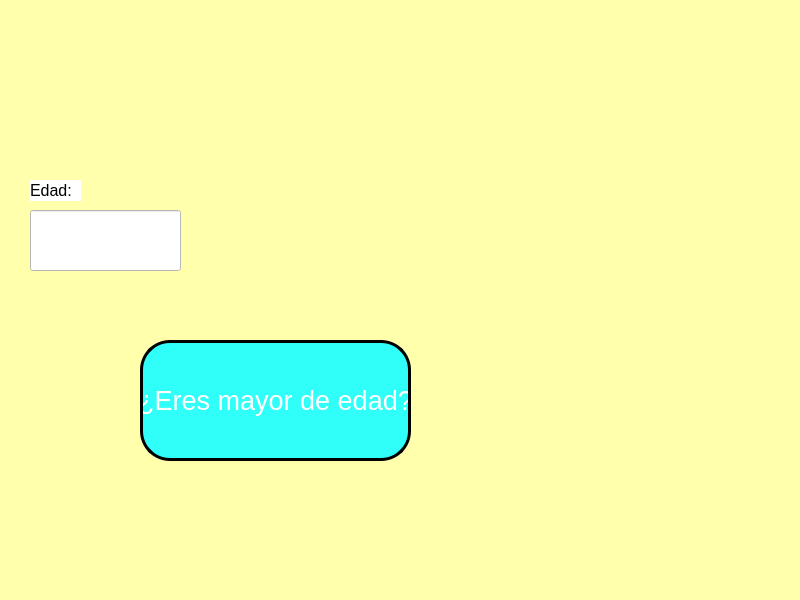
<?xml version="1.0" encoding="UTF-8"?>
<ui version="4.0">
 <class>P01_EjemploConUnBoton</class>
 <widget class="QMainWindow" name="P01_EjemploConUnBoton">
  <property name="geometry">
   <rect>
    <x>0</x>
    <y>0</y>
    <width>800</width>
    <height>600</height>
   </rect>
  </property>
  <property name="windowTitle">
   <string>MainWindow</string>
  </property>
  <property name="styleSheet">
   <string notr="true">background-color: rgb(255, 255, 172);</string>
  </property>
  <widget class="QWidget" name="centralwidget">
   <widget class="QPushButton" name="btn_calcularA">
    <property name="geometry">
     <rect>
      <x>140</x>
      <y>340</y>
      <width>271</width>
      <height>121</height>
     </rect>
    </property>
    <property name="font">
     <font>
      <pointsize>20</pointsize>
     </font>
    </property>
    <property name="styleSheet">
     <string notr="true">background-color: rgb(48, 255, 249);
color: rgb(255, 255, 255);
border-radius: 30px;
border: 3px solid black;</string>
    </property>
    <property name="text">
     <string>¿Eres mayor de edad?</string>
    </property>
   </widget>
   <widget class="QLineEdit" name="txt_valor">
    <property name="geometry">
     <rect>
      <x>30</x>
      <y>210</y>
      <width>151</width>
      <height>61</height>
     </rect>
    </property>
    <property name="font">
     <font>
      <pointsize>19</pointsize>
     </font>
    </property>
    <property name="styleSheet">
     <string notr="true">alternate-background-color: rgb(255, 255, 255);
background-color: rgb(255, 255, 255);</string>
    </property>
    <property name="text">
     <string/>
    </property>
    <property name="alignment">
     <set>Qt::AlignCenter</set>
    </property>
   </widget>
   <widget class="QLabel" name="label">
    <property name="geometry">
     <rect>
      <x>30</x>
      <y>180</y>
      <width>51</width>
      <height>21</height>
     </rect>
    </property>
    <property name="font">
     <font>
      <pointsize>12</pointsize>
     </font>
    </property>
    <property name="styleSheet">
     <string notr="true">background-color: rgb(255, 255, 255);</string>
    </property>
    <property name="text">
     <string>Edad:</string>
    </property>
   </widget>
  </widget>
  <widget class="QMenuBar" name="menubar">
   <property name="geometry">
    <rect>
     <x>0</x>
     <y>0</y>
     <width>800</width>
     <height>21</height>
    </rect>
   </property>
  </widget>
  <widget class="QStatusBar" name="statusbar"/>
 </widget>
 <resources/>
 <connections/>
</ui>
